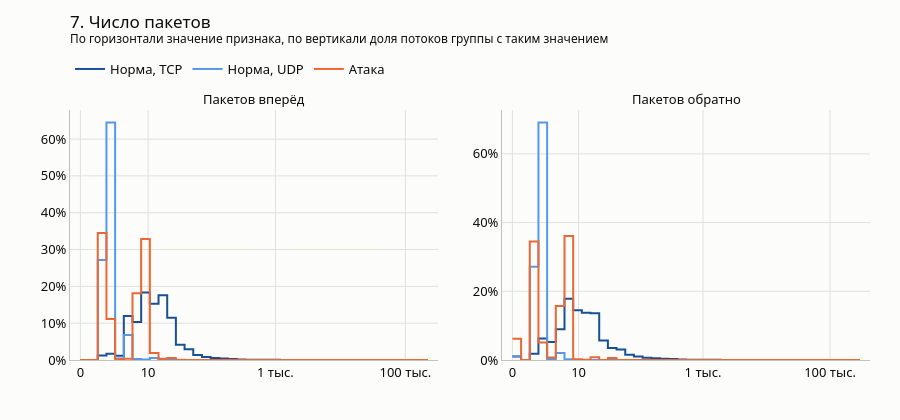

The cell this chart's notebook holds for it:
### Markdown cell above
### Пункт 7. Число пакетов
Сколько пакетов прошло вперёд (от источника) и обратно (от назначения).

### Code cell
show_group("7. Число пакетов")

### Figure 1 — Plotly figure (JSON) as saved in the notebook; plotly's stock layout.template omitted (floating-point values rounded to 4 significant figures)
{"data": [{"hovertemplate": "%{text}<br>%{y:.1f}% потоков", "legendgroup": "Норма, TCP", "line": {"color": "#184f95", "shape": "hv", "width": 2}, "mode": "lines", "name": "Норма, TCP", "showlegend": true, "text": ["от 0 до 0,36", "от 0,36 до 0,85", "от 0,85 до 1,52", "от 1,52 до 2,42", "от 2,42 до 3,65", "от 3,65 до 5,33", "от 5,33 до 7,61", "от 7,61 до 10,7", "от 10,7 до 14,9", "от 14,9 до 20,7", "от 20,7 до 28,4", "от 28,4 до 39", "от 39 до 53,5", "от 53,5 до 73,1", "от 73,1 до 99,7", "от 99,7 до 136", "от 136 до 185", "от 185 до 252", "от 252 до 344", "от 344 до 468", "от 468 до 637", "от 637 до 866", "от 866 до 1,18 тыс.", "от 1,18 тыс. до 1,6 тыс.", "от 1,6 тыс. до 2,18 тыс.", "от 2,18 тыс. до 2,97 тыс.", "от 2,97 тыс. до 4,03 тыс.", "от 4,03 тыс. до 5,49 тыс.", "от 5,49 тыс. до 7,46 тыс.", "от 7,46 тыс. до 10,1 тыс.", "от 10,1 тыс. до 13,8 тыс.", "от 13,8 тыс. до 18,8 тыс.", "от 18,8 тыс. до 25,5 тыс.", "от 25,5 тыс. до 34,7 тыс.", "от 34,7 тыс. до 47,2 тыс.", "от 47,2 тыс. до 64,2 тыс.", "от 64,2 тыс. до 87,4 тыс.", "от 87,4 тыс. до 119 тыс.", "от 119 тыс. до 162 тыс.", "от 162 тыс. до 220 тыс.", "от 162 тыс. до 220 тыс."], "type": "scatter", "x": [0, 0.1335, 0.2671, 0.4006, 0.5342, 0.6677, 0.8013, 0.9348, 1.068, 1.202, 1.335, 1.469, 1.603, 1.736, 1.87, 2.003, 2.137, 2.27, 2.404, 2.537, 2.671, 2.805, 2.938, 3.072, 3.205, 3.339, 3.472, 3.606, 3.739, 3.873, 4.006, 4.14, 4.274, 4.407, 4.541, 4.674, 4.808, 4.941, 5.075, 5.208, 5.342], "xaxis": "x", "y": [0.004814, 0, 1.222, 1.723, 1.164, 11.97, 10.29, 18.34, 15.26, 17.59, 11.45, 4.145, 2.919, 1.37, 0.8255, 0.5639, 0.3792, 0.255, 0.164, 0.1018, 0.08458, 0.04865, 0.04556, 0.0239, 0.009799, 0.009971, 0.00808, 0.005845, 0.00447, 0.002751, 0.001375, 0.003095, 0.001203, 0.0001719, 0.0003438, 0, 0.0005158, 0.0005158, 0.001891, 0.005845, 0.005845], "yaxis": "y"}, {"hovertemplate": "%{text}<br>%{y:.1f}% потоков", "legendgroup": "Норма, UDP", "line": {"color": "#5598e7", "shape": "hv", "width": 2}, "mode": "lines", "name": "Норма, UDP", "showlegend": true, "text": ["от 0 до 0,36", "от 0,36 до 0,85", "от 0,85 до 1,52", "от 1,52 до 2,42", "от 2,42 до 3,65", "от 3,65 до 5,33", "от 5,33 до 7,61", "от 7,61 до 10,7", "от 10,7 до 14,9", "от 14,9 до 20,7", "от 20,7 до 28,4", "от 28,4 до 39", "от 39 до 53,5", "от 53,5 до 73,1", "от 73,1 до 99,7", "от 99,7 до 136", "от 136 до 185", "от 185 до 252", "от 252 до 344", "от 344 до 468", "от 468 до 637", "от 637 до 866", "от 866 до 1,18 тыс.", "от 1,18 тыс. до 1,6 тыс.", "от 1,6 тыс. до 2,18 тыс.", "от 2,18 тыс. до 2,97 тыс.", "от 2,97 тыс. до 4,03 тыс.", "от 4,03 тыс. до 5,49 тыс.", "от 5,49 тыс. до 7,46 тыс.", "от 7,46 тыс. до 10,1 тыс.", "от 10,1 тыс. до 13,8 тыс.", "от 13,8 тыс. до 18,8 тыс.", "от 18,8 тыс. до 25,5 тыс.", "от 25,5 тыс. до 34,7 тыс.", "от 34,7 тыс. до 47,2 тыс.", "от 47,2 тыс. до 64,2 тыс.", "от 64,2 тыс. до 87,4 тыс.", "от 87,4 тыс. до 119 тыс.", "от 119 тыс. до 162 тыс.", "от 162 тыс. до 220 тыс.", "от 162 тыс. до 220 тыс."], "type": "scatter", "x": [0, 0.1335, 0.2671, 0.4006, 0.5342, 0.6677, 0.8013, 0.9348, 1.068, 1.202, 1.335, 1.469, 1.603, 1.736, 1.87, 2.003, 2.137, 2.27, 2.404, 2.537, 2.671, 2.805, 2.938, 3.072, 3.205, 3.339, 3.472, 3.606, 3.739, 3.873, 4.006, 4.14, 4.274, 4.407, 4.541, 4.674, 4.808, 4.941, 5.075, 5.208, 5.342], "xaxis": "x", "y": [0, 0, 27.15, 64.49, 0.3955, 6.803, 0.2739, 0.126, 0.5527, 0.01001, 0.07629, 0.05937, 0.02493, 0.002503, 0.02142, 0.003304, 0.002303, 0.003003, 0.004205, 0.001001, 0.000901, 0.0006007, 0, 0.0004005, 0, 0, 0, 0, 0, 0, 0, 0, 0, 0, 0, 0, 0, 0, 0, 0, 0], "yaxis": "y"}, {"hovertemplate": "%{text}<br>%{y:.1f}% потоков", "legendgroup": "Атака", "line": {"color": "#eb6834", "shape": "hv", "width": 2}, "mode": "lines", "name": "Атака", "showlegend": true, "text": ["от 0 до 0,36", "от 0,36 до 0,85", "от 0,85 до 1,52", "от 1,52 до 2,42", "от 2,42 до 3,65", "от 3,65 до 5,33", "от 5,33 до 7,61", "от 7,61 до 10,7", "от 10,7 до 14,9", "от 14,9 до 20,7", "от 20,7 до 28,4", "от 28,4 до 39", "от 39 до 53,5", "от 53,5 до 73,1", "от 73,1 до 99,7", "от 99,7 до 136", "от 136 до 185", "от 185 до 252", "от 252 до 344", "от 344 до 468", "от 468 до 637", "от 637 до 866", "от 866 до 1,18 тыс.", "от 1,18 тыс. до 1,6 тыс.", "от 1,6 тыс. до 2,18 тыс.", "от 2,18 тыс. до 2,97 тыс.", "от 2,97 тыс. до 4,03 тыс.", "от 4,03 тыс. до 5,49 тыс.", "от 5,49 тыс. до 7,46 тыс.", "от 7,46 тыс. до 10,1 тыс.", "от 10,1 тыс. до 13,8 тыс.", "от 13,8 тыс. до 18,8 тыс.", "от 18,8 тыс. до 25,5 тыс.", "от 25,5 тыс. до 34,7 тыс.", "от 34,7 тыс. до 47,2 тыс.", "от 47,2 тыс. до 64,2 тыс.", "от 64,2 тыс. до 87,4 тыс.", "от 87,4 тыс. до 119 тыс.", "от 119 тыс. до 162 тыс.", "от 162 тыс. до 220 тыс.", "от 162 тыс. до 220 тыс."], "type": "scatter", "x": [0, 0.1335, 0.2671, 0.4006, 0.5342, 0.6677, 0.8013, 0.9348, 1.068, 1.202, 1.335, 1.469, 1.603, 1.736, 1.87, 2.003, 2.137, 2.27, 2.404, 2.537, 2.671, 2.805, 2.938, 3.072, 3.205, 3.339, 3.472, 3.606, 3.739, 3.873, 4.006, 4.14, 4.274, 4.407, 4.541, 4.674, 4.808, 4.941, 5.075, 5.208, 5.342], "xaxis": "x", "y": [0, 0, 34.5, 11.16, 0.1921, 0.369, 18.11, 32.86, 1.898, 0.3334, 0.5405, 0.01009, 0.0009893, 0.0001979, 0.0001979, 0.0003957, 0.0003957, 0.01721, 0, 0, 0.0003957, 0, 0.0003957, 0, 0.0003957, 0.002176, 0.0005936, 0.0001979, 0.0001979, 0.0001979, 0, 0, 0, 0, 0, 0, 0, 0, 0, 0, 0], "yaxis": "y"}, {"hovertemplate": "%{text}<br>%{y:.1f}% потоков", "legendgroup": "Норма, TCP", "line": {"color": "#184f95", "shape": "hv", "width": 2}, "mode": "lines", "name": "Норма, TCP", "showlegend": false, "text": ["от 0 до 0,37", "от 0,37 до 0,876", "от 0,876 до 1,57", "от 1,57 до 2,52", "от 2,52 до 3,82", "от 3,82 до 5,6", "от 5,6 до 8,05", "от 8,05 до 11,4", "от 11,4 до 16", "от 16 до 22,2", "от 22,2 до 30,8", "от 30,8 до 42,6", "от 42,6 до 58,7", "от 58,7 до 80,8", "от 80,8 до 111", "от 111 до 152", "от 152 до 209", "от 209 до 287", "от 287 до 393", "от 393 до 539", "от 539 до 739", "от 739 до 1,01 тыс.", "от 1,01 тыс. до 1,39 тыс.", "от 1,39 тыс. до 1,9 тыс.", "от 1,9 тыс. до 2,6 тыс.", "от 2,6 тыс. до 3,57 тыс.", "от 3,57 тыс. до 4,89 тыс.", "от 4,89 тыс. до 6,69 тыс.", "от 6,69 тыс. до 9,17 тыс.", "от 9,17 тыс. до 12,6 тыс.", "от 12,6 тыс. до 17,2 тыс.", "от 17,2 тыс. до 23,6 тыс.", "от 23,6 тыс. до 32,3 тыс.", "от 32,3 тыс. до 44,2 тыс.", "от 44,2 тыс. до 60,5 тыс.", "от 60,5 тыс. до 82,9 тыс.", "от 82,9 тыс. до 114 тыс.", "от 114 тыс. до 156 тыс.", "от 156 тыс. до 213 тыс.", "от 213 тыс. до 292 тыс.", "от 213 тыс. до 292 тыс."], "type": "scatter", "x": [0, 0.1366, 0.2733, 0.4099, 0.5465, 0.6832, 0.8198, 0.9564, 1.093, 1.23, 1.366, 1.503, 1.64, 1.776, 1.913, 2.049, 2.186, 2.323, 2.459, 2.596, 2.733, 2.869, 3.006, 3.143, 3.279, 3.416, 3.552, 3.689, 3.826, 3.962, 4.099, 4.236, 4.372, 4.509, 4.645, 4.782, 4.919, 5.055, 5.192, 5.329, 5.465], "xaxis": "x2", "y": [1.003, 0, 1.832, 6.274, 5.273, 8.958, 17.8, 14.5, 13.72, 13.6, 5.666, 3.524, 3.045, 1.501, 1.02, 0.6906, 0.4857, 0.3358, 0.2625, 0.1571, 0.1018, 0.08647, 0.05381, 0.04126, 0.01943, 0.009627, 0.011, 0.006017, 0.005329, 0.002923, 0.001032, 0.002235, 0.002407, 0.0001719, 0.0001719, 0.0003438, 0.0003438, 0.0005158, 0.002063, 0.005845, 0.005845], "yaxis": "y2"}, {"hovertemplate": "%{text}<br>%{y:.1f}% потоков", "legendgroup": "Норма, UDP", "line": {"color": "#5598e7", "shape": "hv", "width": 2}, "mode": "lines", "name": "Норма, UDP", "showlegend": false, "text": ["от 0 до 0,37", "от 0,37 до 0,876", "от 0,876 до 1,57", "от 1,57 до 2,52", "от 2,52 до 3,82", "от 3,82 до 5,6", "от 5,6 до 8,05", "от 8,05 до 11,4", "от 11,4 до 16", "от 16 до 22,2", "от 22,2 до 30,8", "от 30,8 до 42,6", "от 42,6 до 58,7", "от 58,7 до 80,8", "от 80,8 до 111", "от 111 до 152", "от 152 до 209", "от 209 до 287", "от 287 до 393", "от 393 до 539", "от 539 до 739", "от 739 до 1,01 тыс.", "от 1,01 тыс. до 1,39 тыс.", "от 1,39 тыс. до 1,9 тыс.", "от 1,9 тыс. до 2,6 тыс.", "от 2,6 тыс. до 3,57 тыс.", "от 3,57 тыс. до 4,89 тыс.", "от 4,89 тыс. до 6,69 тыс.", "от 6,69 тыс. до 9,17 тыс.", "от 9,17 тыс. до 12,6 тыс.", "от 12,6 тыс. до 17,2 тыс.", "от 17,2 тыс. до 23,6 тыс.", "от 23,6 тыс. до 32,3 тыс.", "от 32,3 тыс. до 44,2 тыс.", "от 44,2 тыс. до 60,5 тыс.", "от 60,5 тыс. до 82,9 тыс.", "от 82,9 тыс. до 114 тыс.", "от 114 тыс. до 156 тыс.", "от 156 тыс. до 213 тыс.", "от 213 тыс. до 292 тыс.", "от 213 тыс. до 292 тыс."], "type": "scatter", "x": [0, 0.1366, 0.2733, 0.4099, 0.5465, 0.6832, 0.8198, 0.9564, 1.093, 1.23, 1.366, 1.503, 1.64, 1.776, 1.913, 2.049, 2.186, 2.323, 2.459, 2.596, 2.733, 2.869, 3.006, 3.143, 3.279, 3.416, 3.552, 3.689, 3.826, 3.962, 4.099, 4.236, 4.372, 4.509, 4.645, 4.782, 4.919, 5.055, 5.192, 5.329, 5.465], "xaxis": "x2", "y": [1.126, 0, 27.15, 69.13, 0.3155, 2.004, 0.2033, 0.02983, 0.01151, 0.008009, 0.003104, 0.005006, 0.004005, 0.002203, 0.001201, 0.0005006, 0.0008009, 0.0004005, 0.0002002, 0.0001001, 0.0001001, 0, 0.0001001, 0.0002002, 0.0003003, 0.0001001, 0, 0, 0, 0, 0, 0, 0, 0, 0, 0, 0, 0, 0, 0, 0], "yaxis": "y2"}, {"hovertemplate": "%{text}<br>%{y:.1f}% потоков", "legendgroup": "Атака", "line": {"color": "#eb6834", "shape": "hv", "width": 2}, "mode": "lines", "name": "Атака", "showlegend": false, "text": ["от 0 до 0,37", "от 0,37 до 0,876", "от 0,876 до 1,57", "от 1,57 до 2,52", "от 2,52 до 3,82", "от 3,82 до 5,6", "от 5,6 до 8,05", "от 8,05 до 11,4", "от 11,4 до 16", "от 16 до 22,2", "от 22,2 до 30,8", "от 30,8 до 42,6", "от 42,6 до 58,7", "от 58,7 до 80,8", "от 80,8 до 111", "от 111 до 152", "от 152 до 209", "от 209 до 287", "от 287 до 393", "от 393 до 539", "от 539 до 739", "от 739 до 1,01 тыс.", "от 1,01 тыс. до 1,39 тыс.", "от 1,39 тыс. до 1,9 тыс.", "от 1,9 тыс. до 2,6 тыс.", "от 2,6 тыс. до 3,57 тыс.", "от 3,57 тыс. до 4,89 тыс.", "от 4,89 тыс. до 6,69 тыс.", "от 6,69 тыс. до 9,17 тыс.", "от 9,17 тыс. до 12,6 тыс.", "от 12,6 тыс. до 17,2 тыс.", "от 17,2 тыс. до 23,6 тыс.", "от 23,6 тыс. до 32,3 тыс.", "от 32,3 тыс. до 44,2 тыс.", "от 44,2 тыс. до 60,5 тыс.", "от 60,5 тыс. до 82,9 тыс.", "от 82,9 тыс. до 114 тыс.", "от 114 тыс. до 156 тыс.", "от 156 тыс. до 213 тыс.", "от 213 тыс. до 292 тыс.", "от 213 тыс. до 292 тыс."], "type": "scatter", "x": [0, 0.1366, 0.2733, 0.4099, 0.5465, 0.6832, 0.8198, 0.9564, 1.093, 1.23, 1.366, 1.503, 1.64, 1.776, 1.913, 2.049, 2.186, 2.323, 2.459, 2.596, 2.733, 2.869, 3.006, 3.143, 3.279, 3.416, 3.552, 3.689, 3.826, 3.962, 4.099, 4.236, 4.372, 4.509, 4.645, 4.782, 4.919, 5.055, 5.192, 5.329, 5.465], "xaxis": "x2", "y": [6.185, 0, 34.47, 5.122, 0.74, 15.69, 36.11, 0.2036, 0.05916, 0.8066, 0.005936, 0.5813, 0.004748, 0.001583, 0.0184, 0.0001979, 0, 0, 0, 0.0003957, 0, 0, 0.0003957, 0.0005936, 0.001979, 0.0001979, 0.0007914, 0.0001979, 0, 0, 0, 0, 0, 0, 0, 0, 0, 0, 0, 0, 0], "yaxis": "y2"}], "layout": {"annotations": [{"font": {"size": 13}, "showarrow": false, "text": "Пакетов вперёд", "x": 0.23, "xanchor": "center", "xref": "paper", "y": 1, "yanchor": "bottom", "yref": "paper"}, {"font": {"size": 13}, "showarrow": false, "text": "Пакетов обратно", "x": 0.77, "xanchor": "center", "xref": "paper", "y": 1, "yanchor": "bottom", "yref": "paper"}], "barcornerradius": 4, "bargap": 0.35, "font": {"color": "#0b0b0b", "family": "system-ui, -apple-system, 'Segoe UI', sans-serif", "size": 13}, "height": 420, "legend": {"bgcolor": "rgba(0,0,0,0)", "orientation": "h", "x": 0, "y": 1.104, "yanchor": "bottom"}, "margin": {"b": 60, "l": 70, "r": 30, "t": 110}, "paper_bgcolor": "#fcfcfb", "plot_bgcolor": "#fcfcfb", "separators": ", ", "title": {"font": {"color": "#0b0b0b", "size": 17}, "text": "7. Число пакетов<br><sup>По горизонтали значение признака, по вертикали доля потоков группы с таким значением</sup>", "x": 0, "xref": "paper", "y": 0.9333, "yanchor": "top", "yref": "container"}, "xaxis": {"anchor": "y", "automargin": true, "domain": [0, 0.46], "exponentformat": "none", "gridcolor": "#e1e0d9", "linecolor": "#c3c2b7", "range": [-0.1603, 5.502], "ticktext": ["0", "10", "1 тыс.", "100 тыс."], "tickvals": [0, 1.041, 3.0, 5.0], "zeroline": false}, "xaxis2": {"anchor": "y2", "automargin": true, "domain": [0.54, 1], "exponentformat": "none", "gridcolor": "#e1e0d9", "linecolor": "#c3c2b7", "range": [-0.164, 5.629], "ticktext": ["0", "10", "1 тыс.", "100 тыс."], "tickvals": [0, 1.041, 3.0, 5.0], "zeroline": false}, "yaxis": {"anchor": "x", "automargin": true, "domain": [0, 1], "exponentformat": "none", "gridcolor": "#e1e0d9", "linecolor": "#c3c2b7", "rangemode": "tozero", "ticksuffix": "%", "zeroline": false}, "yaxis2": {"anchor": "x2", "automargin": true, "domain": [0, 1], "exponentformat": "none", "gridcolor": "#e1e0d9", "linecolor": "#c3c2b7", "rangemode": "tozero", "ticksuffix": "%", "zeroline": false}}}
